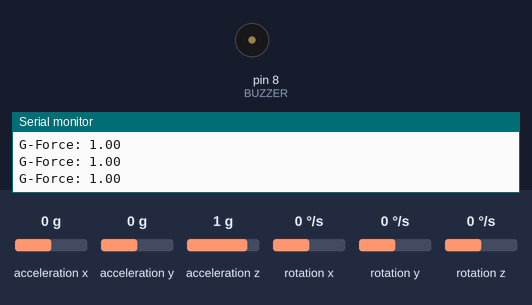
The sketch below on a simulated Arduino Uno, built with avr-gcc and run on an emulated ATmega328P. Shown: buzzer (waves = sounding, pin HIGH), the last lines printed to the serial monitor. The test bench sets the inputs (shaded band); at power-on: acceleration x 0 g, acceleration y 0 g, acceleration z 1 g, rotation x 0 °/s, rotation y 0 °/s, rotation z 0 °/s.

Above: at 1.2 s.
1.3 s: acceleration x set to -0.7 g
3.0 s: acceleration x set to -1 g
At 4.0 s:
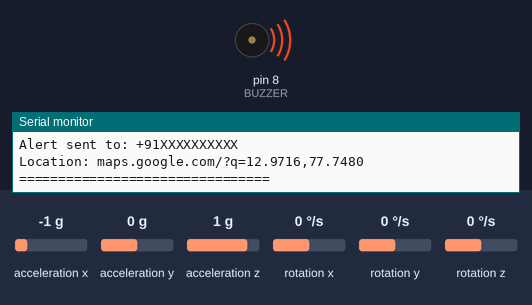
Timing chart, 0 to 6.9 s (numbered marks = the images above; inputs shaded):
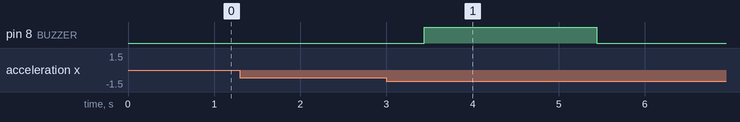

Measured:
- the behaviour switches between -0.8 and -0.9 g on acceleration x (found by bisection; images 0 and 1)
- after the input at 3.0 s, pin 8 (BUZZER): LOW → HIGH after 0.44 s, → LOW 2.0 s later

The sketch:

SmartGuard_CODE.ino
```cpp
#include <Wire.h>
#include <MPU6050.h>
#include <SoftwareSerial.h>

MPU6050 mpu;
SoftwareSerial bt(6, 7);

#define BUZZER 8
#define THRESHOLD 1.3

void setup() {
  Serial.begin(9600);
  bt.begin(9600);
  Wire.begin();
  mpu.initialize();
  pinMode(BUZZER, OUTPUT);

  if (mpu.testConnection()) {
    Serial.println("================================");
    Serial.println("   SMARTGUARD SYSTEM READY");
    Serial.println("================================");
    Serial.println("Monitoring...");
    bt.println("SmartGuard Ready!");
  }
}

void loop() {
  int16_t ax, ay, az;
  mpu.getAcceleration(&ax, &ay, &az);

  float g = sqrt(pow(ax/16384.0, 2) +
                 pow(ay/16384.0, 2) +
                 pow(az/16384.0, 2));

  Serial.print("G-Force: ");
  Serial.println(g);

  if (g > THRESHOLD) {
    // Serial Monitor output
    Serial.println("================================");
    Serial.println("SNATCH DETECTED!");
    Serial.println("================================");
    Serial.println("Buzzer: TRIGGERED");
    Serial.println("Alert sent to: +91XXXXXXXXXX");
    Serial.println("Location: maps.google.com/?q=12.9716,77.7480");
    Serial.println("================================");

    // Bluetooth Terminal output
    bt.println("================================");
    bt.println("SNATCH DETECTED!");
    bt.println("Alert: +917892506987");
    bt.println("Location: maps.google.com/?q=12.9716,77.7480");
    bt.println("================================");

    // Buzzer
    digitalWrite(BUZZER, HIGH);
    delay(2000);
    digitalWrite(BUZZER, LOW);
    delay(10000);
    Serial.println("Monitoring resumed...");
    bt.println("Monitoring resumed...");
  }

  delay(200);
}
```
